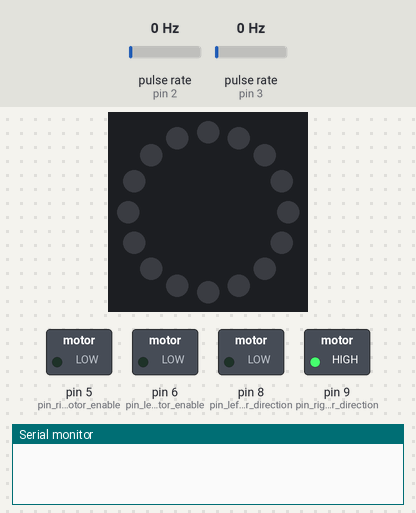
Simulated run of this sketch. Board: Arduino Uno, built with avr-gcc and run on an emulated ATmega328P. On the bench: 16 RGB LEDs in a ring, first at the top, clockwise, switched loads named in the sketch (green lamp = pin HIGH), the last lines printed to the serial monitor. Wiring (inferred from the names in the program): 2 × pulse sensor: data pin 2 / data pin 3. The test bench sets the inputs (shaded band); at power-on: pulse rate (sensors on pin 2, pin 3) 0 Hz.

Above: at 0.1 s.
At 0.6 s:
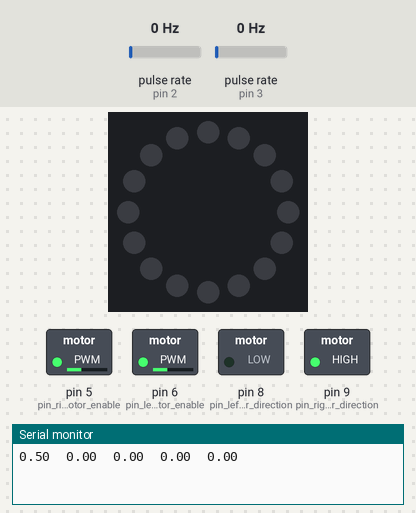
Timing chart, 0 to 2.1 s (numbered marks = the images above):
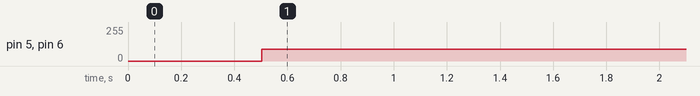

Measured:
- by itself, pin 5 (pin_right_motor_enable), pin 6 (pin_left_motor_enable): 0/255 → 90/255 at 0.50 s

The sketch:

robot_v1.ino
```cpp
// (licence header left out)
// This program is distributed in the hope that it will be useful,
// but WITHOUT ANY WARRANTY; without even the implied warranty of
// MERCHANTABILITY or FITNESS FOR A PARTICULAR PURPOSE.  See the
// GNU General Public License for more details.

// You should have received a copy of the GNU General Public License
// along with this program.  If not, see <https://www.gnu.org/licenses/>.

#include <MeanFilterLib.h>    //https://github.com/luisllamasbinaburo/Arduino-Meanfilter
#include <Adafruit_NeoPixel.h>
//#include <WiFiNINA.h>
//#include <utility/wifi_drv.h>

using namespace std;

// H-BRIDGE - Uncomment only one option
//#define H_BRIDGE_RED
#define H_BRIDGE_BLACK

// ARDUINO - Uncomment only one option
#define ARDUINO_TYPE_EVERIS
//#define ARDUINO_TYPE_MKR

// THE COMPANY - Uncomment only one option
// #define MERRY
// #define FRODO
// #define SAM
#define OTHER

// -----------------------------------------------------------------------------
// PIN layout
// -----------------------------------------------------------------------------
#define LED_RING        4  //  LED_RING
#define NUMPIXELS 16  // Numero de pixels
Adafruit_NeoPixel pixels(NUMPIXELS, LED_RING, NEO_GRB + NEO_KHZ400);

#ifdef ARDUINO_TYPE_MKR

  const int pin_left_encoder          = 0;
  const int pin_right_encoder         = 1;
  const int pin_LED                   = 6;
#endif

#ifdef ARDUINO_TYPE_EVERIS

  const int pin_left_encoder          = 2;
  const int pin_right_encoder         = 3;
#endif

#ifdef H_BRIDGE_BLACK
  const int pin_left_motor_direction  = 8;
  const int pin_left_motor_enable     = 6 ;
  const int pin_right_motor_direction = 9;
  const int pin_right_motor_enable    = 5;
#endif

#ifdef H_BRIDGE_RED
  const int pin_left_motor_dir_1   = 4;
  const int pin_left_motor_dir_2   = 5;
  const int pin_left_motor_enable  = 6;
  const int pin_right_motor_dir_1  = 7;
  const int pin_right_motor_dir_2  = 8;
  const int pin_right_motor_enable = 9;
#endif

// -----------------------------------------------------------------------------
// Motors
// -----------------------------------------------------------------------------
const int   LEFT_WHEEL = 0;
const int   RIGHT_WHEEL = 1;
const int   PIN_SHARP = 1;
const float R = 0.0325;       // Radio en m
const int   NT = 40;          // Numero de muescas del encoder
const float L_EJE = 0.107;    // Distancia entre ruedas

#define PI 3.14159265358979323846//...

#define FORWARD LOW
#define BACKWARD HIGH
#define MINPWM 80
#define MAXPWM 200

#define LEFT  0
#define RIGHT 1


void set_wheel_speed(int wheel, int direction, int speed) {
#ifdef H_BRIDGE_BLACK
  int pin_direction = (wheel == LEFT_WHEEL) ? pin_left_motor_direction : pin_right_motor_direction;
  int dir = (wheel == LEFT_WHEEL) ? direction : !direction; // La rueda izquierda esta al reves
  digitalWrite(pin_direction, dir);
#endif

#ifdef H_BRIDGE_RED
  int pin_dir_1  = (wheel == LEFT_WHEEL) ? pin_left_motor_dir_1 : pin_right_motor_dir_2;
  int pin_dir_2  = (wheel == LEFT_WHEEL) ? pin_left_motor_dir_2 : pin_right_motor_dir_1;
  digitalWrite(pin_dir_1, (direction == FORWARD && speed != 0) ? HIGH : LOW);
  digitalWrite(pin_dir_2, (direction == BACKWARD && speed != 0) ? HIGH : LOW);
#endif

  int pin_enable = (wheel == LEFT_WHEEL) ? pin_left_motor_enable : pin_right_motor_enable;
  analogWrite(pin_enable, speed);
}

// -----------------------------------------------------------------------------
// Encoders
// -----------------------------------------------------------------------------
const int encoder_resolution_ppt = 20*2;
int filter_window_size = 10;
unsigned long encoder_count[2] = {0, 0};
MeanFilter<double> encoder_w_estimated[2] = {
  MeanFilter<double>(filter_window_size),
  MeanFilter<double>(filter_window_size)
};

void isr_left_encoder_count() {
  isr_encoder_count(LEFT_WHEEL);
}

void isr_right_encoder_count() {
  isr_encoder_count(RIGHT_WHEEL);
}

void isr_encoder_count(int pin) {
    encoder_count[pin] ++;
}


// -----------------------------------------------------------------------------
// Setup
// -----------------------------------------------------------------------------
void setup() {
  setup_motors();
  setup_encoders();
  setup_comms();
  setup_pixels();

  delay(500);
}

void setup_motors() {
  pinMode(pin_left_motor_enable, OUTPUT);
  pinMode(pin_right_motor_enable, OUTPUT);
  #ifdef H_BRIDGE_RED
    pinMode(pin_left_motor_dir_1, OUTPUT);
    pinMode(pin_left_motor_dir_2, OUTPUT);
    pinMode(pin_right_motor_dir_1, OUTPUT);
    pinMode(pin_right_motor_dir_2, OUTPUT);
  #endif
  #ifdef H_BRIDGE_BLACK
    pinMode(pin_left_motor_direction, OUTPUT);
    pinMode(pin_right_motor_direction, OUTPUT);
  #endif

  set_wheel_speed(LEFT_WHEEL, FORWARD, 0);
  set_wheel_speed(RIGHT_WHEEL, FORWARD, 0);
}

void setup_encoders() {

  pinMode(pin_left_encoder,  INPUT);
  pinMode(pin_right_encoder, INPUT);

  attachInterrupt(digitalPinToInterrupt(pin_left_encoder),  isr_left_encoder_count,  CHANGE);
  attachInterrupt(digitalPinToInterrupt(pin_right_encoder), isr_right_encoder_count, RISING);

}

void setup_comms() {
  Serial.begin(9600);
}

void setup_pixels() {
  pixels.begin();
}

// -----------------------------------------------------------------------------
// Control Loop
// -----------------------------------------------------------------------------
const unsigned long sampling_time_us = 100000;    // 0.1s
unsigned long last_time_us = 0;

void loop() {
  unsigned long current_time_us = micros();
  unsigned long dt_us = current_time_us - last_time_us;
  float d;
  if(dt_us >= sampling_time_us) {
    double w_left = encoder_w_estimated[LEFT_WHEEL].AddValue(encoder_count[LEFT_WHEEL]);
    double w_right = encoder_w_estimated[RIGHT_WHEEL].AddValue(encoder_count[RIGHT_WHEEL]);
    noInterrupts();
    encoder_count[LEFT_WHEEL] = encoder_count[RIGHT_WHEEL] = 0;
    interrupts();
    update_control(w_left, w_right, dt_us*1e-6);
    last_time_us = current_time_us;
  }
}

// -----------------------------------------------------------------------------
// PID Controller
// -----------------------------------------------------------------------------
#ifdef MERRY
double K_p[2] = {240, 180};
double K_i[2] = {75, 75};
double K_d[2]= {0.0, 0.0};
double a_ff[2] = {1.8, 1.85};
double b_ff[2] = {1.8/(MAXPWM - MINPWM), 1.8/(MAXPWM - MINPWM)};

#endif

#ifdef SAM
double K_p[2] = {240, 180};
double K_i[2] = {75, 75};
//double K_i[2] = {0, 0};
double K_d[2] = {0.0, 0.0};
double a_ff[2] = {MINPWM, MINPWM+50};
double b_ff[2] = {1.8/(MAXPWM - MINPWM), 1.8/(MAXPWM - MINPWM)};

#endif


#ifdef FRODO
double K_p[2] = {10, 80};
//double K_i[2] = {75, 75};
double K_i[2] = {0, 0};
double K_d[2] = {0.0, 0.0};
double a_ff[2] = {MINPWM, MINPWM+50};
double b_ff[2] = {1.8/(MAXPWM - MINPWM), 1.8/(MAXPWM - MINPWM)};
#endif


#ifdef OTHER
double K_p[2] = {4.5, 4.5};
double K_i[2] = {1.5, 1.5};
double K_d[2] = {0.0, 0.0};
double a_ff[2] = {3.75, 3.75};
double b_ff[2] = {10.6/(MAXPWM - MINPWM), 10.6/(MAXPWM - MINPWM)};
#endif


unsigned long previous_time_ms[2] = {0, 0};

double setpointW[2] = {0, 0}; // setpoint in { 0 U (8.5, 16) }
double setpoint_left_motor = 0;
double setpoint_right_motor = 0;
double previous_error[2] = {0, 0};
double I_prev[2] = {0, 0};

int pid_right_motor(double w) {
  return pid(RIGHT_WHEEL, w);
}

int pid_left_motor(double w) {
  return pid(LEFT_WHEEL, w);
}

int pid(int motor, double w) {
  unsigned long current_time = millis();
  double elapsed_time = current_time - previous_time_ms[motor];
  double error = setpointW[motor] - w;
  double u0 = feedforward(motor);
  double P = K_p[motor]*error;
  double I = I_prev[motor] + K_i[motor]*error*elapsed_time*1e-3;
  double D = K_d[motor]*(error - previous_error[motor]) / elapsed_time;
  double u = u0 + P+I+D;
  double v = constrain(u, MINPWM, MAXPWM);
  if((u - v)*error <= 0) {
    I_prev[motor] = I;
  }
  previous_error[motor] = error;
  previous_time_ms[motor] = current_time;
  return static_cast<int> (round(v));
}

int feedforward(int motor) {
  /*return (setpointW[motor] != 0.0) ? constrain(
    round((setpointW[motor] + a_ff[motor]) / b_ff[motor]), MINPWM, MAXPWM
  ) : 0;*/
  return (setpointW[motor] != 0.0) ? constrain(
    round(a_ff[motor]+(setpointW[motor] / b_ff[motor])), MINPWM, MAXPWM
  ) : 0;
}

// -----------------------------------------------------------------------------
// INSTRUCCIONES
// -----------------------------------------------------------------------------
//   Inserta tu código en la función "update_control". Está función se invoca
// períódicamente, pasándole información actualizada sobre el estado del robot.
//
// En ella puedes realizar llamadas a las funciones de la API para acceder a las
// funciones básicas del robot:
//   - set_wheel_speed(int wheel, int direction, int speed)
//
// Si necesitas que el estado de una variable persista entre llamadas a
// update_control, deberás utilizar una variable global. Utiliza la sección
// comentada unas líneas más abajo. Para evitar conflictos de nombre con
// variables del firmware, utiliza el prefijo "user_".

// -----------------------------------------------------------------------------
// Define aquí tus variables globales
// -----------------------------------------------------------------------------
// (Ej.: const int user_time = 0;)

double user_lw = 0;
double user_rw = 0;

double t_tot=0;

int user_state = "FORWARD";
float d_max=20;
float d_min=10;

int i = 1;


// -----------------------------------------------------------------------------
// update_control
// -----------------------------------------------------------------------------
//   Bucle de control principal. Ejecuta el código periódicamente, con un
// periódo nominal especificado por el valor sampling_time_us.
//
// params
// ------
//   double count_left_wheel  Incremento de cuentas de encoder de la rueda izquierda.
//   double count_right_wheel Incremento de cuentas de encoder de la rueda derecha.
//   double dt_s              Indica el tiempo real, en segundos, transcurrido
//                            desde la última invocación.
// -----------------------------------------------------------------------------
void move_forward(double speed, int count_left_wheel, int count_right_wheel) {

    setpointW[LEFT_WHEEL]  = speed;
    setpointW[RIGHT_WHEEL] = speed;

    set_wheel_speed(LEFT_WHEEL,  FORWARD, pid_left_motor(count_left_wheel));
    set_wheel_speed(RIGHT_WHEEL, FORWARD, pid_right_motor(count_right_wheel));
}

// Esta es para girar sobre si mismo
void turn(int TURN, int count_left_wheel, int count_right_wheel) {

    setpointW[LEFT_WHEEL]  = 8.5;
    setpointW[RIGHT_WHEEL] = 8.5;

    set_wheel_speed(LEFT_WHEEL,  TURN,   pid_left_motor(count_left_wheel));
    set_wheel_speed(RIGHT_WHEEL, !TURN,  pid_right_motor(count_right_wheel));

    /*if (TURN == 0) {
        // Girar hacia la izquierda
        set_wheel_speed(LEFT_WHEEL,  BACKWARD, pid_left_motor(count_left_wheel));
        set_wheel_speed(RIGHT_WHEEL, FORWARD,  pid_right_motor(count_right_wheel));
    } else {
        // Girar hacia la derecha
        set_wheel_speed(LEFT_WHEEL,  FORWARD,  pid_left_motor(count_left_wheel));
        set_wheel_speed(RIGHT_WHEEL, BACKWARD, pid_right_motor(count_right_wheel));
    }*/
}


// Esta es para girar con un radio concreto
void turn_radius_left(double radius, int count_left_wheel, int count_right_wheel){
  turn_radius(LEFT, radius, count_left_wheel, count_right_wheel);
}
void turn_radius_right(double radius, int count_left_wheel, int count_right_wheel){
  turn_radius(RIGHT, radius, count_left_wheel, count_right_wheel);
}

void turn_radius(int TURN, double radius, int count_left_wheel, int count_right_wheel){

  if (radius <= L_EJE){     // Ten en cuenta que el radio minimo es L_EJE;
    radius = 1.1*L_EJE;
  }

  setpointW[TURN]  = 8.5;
  setpointW[!TURN] = setpointW[TURN]*(radius + L_EJE)/(radius - L_EJE);

  set_wheel_speed(LEFT_WHEEL,  FORWARD,  pid_left_motor(count_left_wheel));
  set_wheel_speed(RIGHT_WHEEL, FORWARD,  pid_right_motor(count_right_wheel));

}


void stop(){

  setpointW[LEFT_WHEEL]  = 0;
  setpointW[RIGHT_WHEEL] = 0;

  set_wheel_speed(LEFT_WHEEL,  FORWARD,  0);
  set_wheel_speed(RIGHT_WHEEL, BACKWARD, 0);

}


void update_control(double count_left_wheel, double count_right_wheel, double dt_s) {

  pixels.clear();
  //delay(500);

  user_lw += count_left_wheel;
  user_rw += count_right_wheel;


  double count_left_RPM  = 60*(count_left_wheel/NT)/dt_s;
  double count_right_RPM = 60*(count_right_wheel/NT)/dt_s;

  double distance_LEFT  = (user_lw*2.0*PI*R)/(NT);
  double distance_RIGHT = (user_rw*2.0*PI*R)/(NT);
  double distance = (distance_LEFT+distance_RIGHT)/2.0;

  Serial.print(dt_s);
  Serial.print("\t");
//  Serial.print("Velocidad encoder (RPM):  ");
  Serial.print(count_left_wheel);
  Serial.print("\t");
  Serial.print(count_right_wheel);
  Serial.print("\t");

/*  Serial.print("Distancia (m):  ");
  Serial.println(distance);

  Serial.print("Estado:  ");
  Serial.println(user_state);
  Serial.println("\t");
*/

  Serial.print(count_left_RPM/60);
  Serial.print("\t");
  Serial.println(count_right_RPM/60);

  // ELEGIR LO QUE SE QUIERE HACER #############################

  //#define CIRCLE        // Sirve para hacer circulos
  //#define SQUARE        // Sirve para hacer cuadrados o para hacer una linea recta
  #define MOVE_NO_PID   // Para hacer las pruebas sin que moleste el PID

  #ifdef CIRCLE

    double radius = 0.5;
    turn_radius_left(radius, count_left_wheel, count_right_wheel);


  #elif defined(SQUARE) // Sirve para hacer cuadrados o para hacer una linea recta

    double L_SQUARE =  80;     // Este es el lado del cuadrado
    int LINE = 2;               // 1 para cuadrados, 2 para rectas
    double speed = 15;

    if (user_state == "FORWARD"){
      move_forward(speed, count_left_wheel, count_right_wheel);
      if (distance >= L_SQUARE){
        user_state = "TURN";
        user_lw = 0; distance_LEFT  = 0;
        user_rw = 0; distance_RIGHT = 0;
        stop();
        delay(300);
      }
    }
    else if (user_state == "TURN"){
      turn(LEFT, count_left_wheel, count_right_wheel);
      if ((distance_LEFT >= PI*L_EJE*0.5*LINE) || (distance_RIGHT >= PI*L_EJE*0.5*LINE)){
        user_state = "FORWARD";
        user_lw = 0;
        user_rw = 0;
        stop();
        delay(200);
      }
    }
    else{
      stop();
    }

  #elif defined(MOVE_NO_PID)

    int PWM = 90;

    set_wheel_speed(LEFT_WHEEL,  FORWARD,  PWM);
    set_wheel_speed(RIGHT_WHEEL, FORWARD,  PWM);


  #else

    stop();

  #endif


  //
  //
  //
}
```
